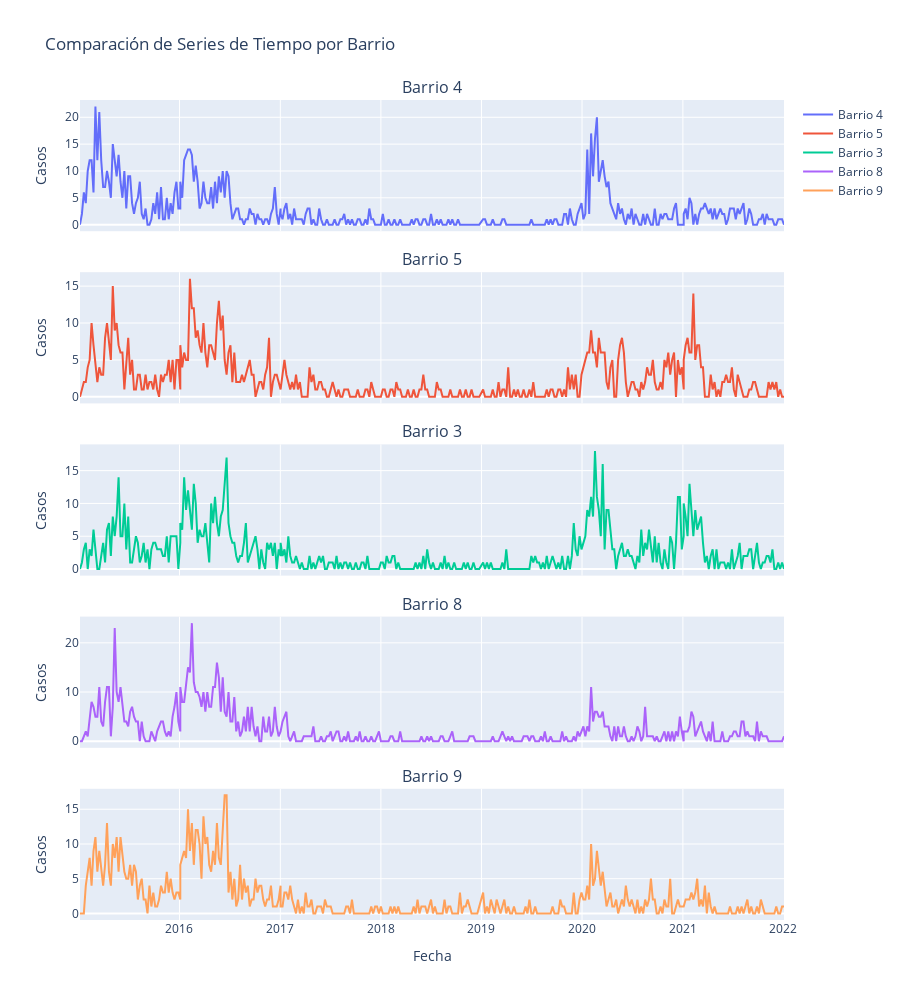

Here is the notebook cell this chart was saved with:
### Code cell
# Seleccionar muestra de barrios para análisis detallado
barrios_muestra = df_train['id_bar'].unique()[:5]
print(f"Barrios seleccionados para análisis: {barrios_muestra}")

# Crear subplots para comparar series de tiempo
fig = make_subplots(
    rows=len(barrios_muestra), 
    cols=1,
    subplot_titles=[f'Barrio {b}' for b in barrios_muestra],
    shared_xaxes=True,
    vertical_spacing=0.05
)

for i, barrio in enumerate(barrios_muestra):
    data_barrio = df_train[df_train['id_bar'] == barrio].sort_values('fecha')
    
    fig.add_trace(
        go.Scatter(
            x=data_barrio['fecha'],
            y=data_barrio['dengue'],
            mode='lines',
            name=f'Barrio {barrio}',
            showlegend=True
        ),
        row=i+1, col=1
    )

fig.update_layout(
    height=200*len(barrios_muestra),
    title_text="Comparación de Series de Tiempo por Barrio",
    showlegend=True
)
fig.update_xaxes(title_text="Fecha", row=len(barrios_muestra), col=1)
fig.update_yaxes(title_text="Casos")

fig.show()

### Figure 1 — Plotly figure (JSON) as saved in the notebook; plotly's stock layout.template omitted (floating-point values rounded to 4 significant figures; data arrays with more than 128 entries replaced by an {"elided": "..."} marker saying what was removed)
{"data": [{"mode": "lines", "name": "Barrio 4", "showlegend": true, "type": "scatter", "x": {"elided": "368 str values"}, "xaxis": "x", "y": {"elided": "368 float values"}, "yaxis": "y"}, {"mode": "lines", "name": "Barrio 5", "showlegend": true, "type": "scatter", "x": {"elided": "368 str values"}, "xaxis": "x2", "y": {"elided": "368 float values"}, "yaxis": "y2"}, {"mode": "lines", "name": "Barrio 3", "showlegend": true, "type": "scatter", "x": {"elided": "368 str values"}, "xaxis": "x3", "y": {"elided": "368 float values"}, "yaxis": "y3"}, {"mode": "lines", "name": "Barrio 8", "showlegend": true, "type": "scatter", "x": {"elided": "368 str values"}, "xaxis": "x4", "y": {"elided": "368 float values"}, "yaxis": "y4"}, {"mode": "lines", "name": "Barrio 9", "showlegend": true, "type": "scatter", "x": {"elided": "368 str values"}, "xaxis": "x5", "y": {"elided": "368 float values"}, "yaxis": "y5"}], "layout": {"annotations": [{"font": {"size": 16}, "showarrow": false, "text": "Barrio 4", "x": 0.5, "xanchor": "center", "xref": "paper", "y": 1, "yanchor": "bottom", "yref": "paper"}, {"font": {"size": 16}, "showarrow": false, "text": "Barrio 5", "x": 0.5, "xanchor": "center", "xref": "paper", "y": 0.79, "yanchor": "bottom", "yref": "paper"}, {"font": {"size": 16}, "showarrow": false, "text": "Barrio 3", "x": 0.5, "xanchor": "center", "xref": "paper", "y": 0.58, "yanchor": "bottom", "yref": "paper"}, {"font": {"size": 16}, "showarrow": false, "text": "Barrio 8", "x": 0.5, "xanchor": "center", "xref": "paper", "y": 0.37, "yanchor": "bottom", "yref": "paper"}, {"font": {"size": 16}, "showarrow": false, "text": "Barrio 9", "x": 0.5, "xanchor": "center", "xref": "paper", "y": 0.16, "yanchor": "bottom", "yref": "paper"}], "height": 1000, "showlegend": true, "title": {"text": "Comparación de Series de Tiempo por Barrio"}, "xaxis": {"anchor": "y", "domain": [0, 1], "matches": "x5", "showticklabels": false}, "xaxis2": {"anchor": "y2", "domain": [0, 1], "matches": "x5", "showticklabels": false}, "xaxis3": {"anchor": "y3", "domain": [0, 1], "matches": "x5", "showticklabels": false}, "xaxis4": {"anchor": "y4", "domain": [0, 1], "matches": "x5", "showticklabels": false}, "xaxis5": {"anchor": "y5", "domain": [0, 1], "title": {"text": "Fecha"}}, "yaxis": {"anchor": "x", "domain": [0.84, 1], "title": {"text": "Casos"}}, "yaxis2": {"anchor": "x2", "domain": [0.63, 0.79], "title": {"text": "Casos"}}, "yaxis3": {"anchor": "x3", "domain": [0.42, 0.58], "title": {"text": "Casos"}}, "yaxis4": {"anchor": "x4", "domain": [0.21, 0.37], "title": {"text": "Casos"}}, "yaxis5": {"anchor": "x5", "domain": [0, 0.16], "title": {"text": "Casos"}}}}
